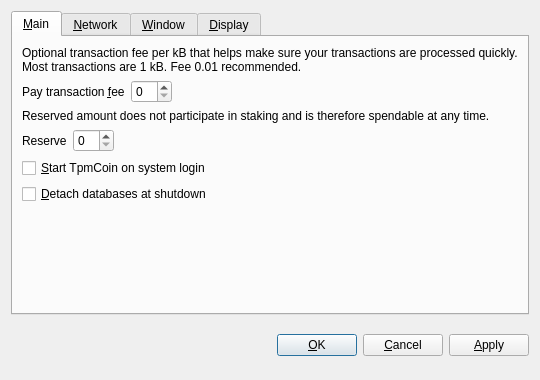
<?xml version="1.0" encoding="UTF-8"?>
<ui version="4.0">
 <class>OptionsDialog</class>
 <widget class="QDialog" name="OptionsDialog">
  <property name="geometry">
   <rect>
    <x>0</x>
    <y>0</y>
    <width>540</width>
    <height>380</height>
   </rect>
  </property>
  <property name="windowTitle">
   <string>Options</string>
  </property>
  <property name="modal">
   <bool>true</bool>
  </property>
  <layout class="QVBoxLayout" name="verticalLayout">
   <item>
    <widget class="QTabWidget" name="tabWidget">
     <property name="tabPosition">
      <enum>QTabWidget::North</enum>
     </property>
     <property name="currentIndex">
      <number>0</number>
     </property>
     <widget class="QWidget" name="tabMain">
      <attribute name="title">
       <string>&amp;Main</string>
      </attribute>
      <layout class="QVBoxLayout" name="verticalLayout_Main">
       <item>
        <widget class="QLabel" name="transactionFeeInfoLabel">
         <property name="text">
          <string>Optional transaction fee per kB that helps make sure your transactions are processed quickly. Most transactions are 1 kB. Fee 0.01 recommended.</string>
         </property>
         <property name="textFormat">
          <enum>Qt::PlainText</enum>
         </property>
         <property name="wordWrap">
          <bool>true</bool>
         </property>
        </widget>
       </item>
       <item>
        <layout class="QHBoxLayout" name="horizontalLayoutFee">
         <item>
          <widget class="QLabel" name="transactionFeeLabel">
           <property name="text">
            <string>Pay transaction &amp;fee</string>
           </property>
           <property name="textFormat">
            <enum>Qt::PlainText</enum>
           </property>
           <property name="buddy">
            <cstring>transactionFee</cstring>
           </property>
          </widget>
         </item>
         <item>
          <widget class="BitcoinAmountField" name="transactionFee"/>
         </item>
         <item>
          <spacer name="horizontalSpacerFee">
           <property name="orientation">
            <enum>Qt::Horizontal</enum>
           </property>
           <property name="sizeHint" stdset="0">
            <size>
             <width>40</width>
             <height>20</height>
            </size>
           </property>
          </spacer>
         </item>
        </layout>
       </item>
       <item>
        <widget class="QLabel" name="reserveBalanceInfoLabel">
         <property name="text">
          <string>Reserved amount does not participate in staking and is therefore spendable at any time.</string>
         </property>
         <property name="textFormat">
          <enum>Qt::PlainText</enum>
         </property>
         <property name="wordWrap">
          <bool>true</bool>
         </property>
        </widget>
       </item>
       <item>
        <layout class="QHBoxLayout" name="horizontalLayoutReserveBalance">
         <item>
          <widget class="QLabel" name="reserveBalanceLabel">
           <property name="text">
            <string>Reserve</string>
           </property>
           <property name="textFormat">
            <enum>Qt::PlainText</enum>
           </property>
           <property name="buddy">
            <cstring>reserveBalance</cstring>
           </property>
          </widget>
         </item>
         <item>
          <widget class="BitcoinAmountField" name="reserveBalance"/>
         </item>
         <item>
          <spacer name="horizontalSpacerReserveBalance">
           <property name="orientation">
            <enum>Qt::Horizontal</enum>
           </property>
           <property name="sizeHint" stdset="0">
            <size>
             <width>40</width>
             <height>20</height>
            </size>
           </property>
          </spacer>
         </item>
        </layout>
       </item>
       <item>
        <widget class="QCheckBox" name="bitcoinAtStartup">
         <property name="toolTip">
          <string>Automatically start TpmCoin after logging in to the system.</string>
         </property>
         <property name="text">
          <string>&amp;Start TpmCoin on system login</string>
         </property>
        </widget>
       </item>
       <item>
        <widget class="QCheckBox" name="detachDatabases">
         <property name="toolTip">
          <string>Detach block and address databases at shutdown. This means they can be moved to another data directory, but it slows down shutdown. The wallet is always detached.</string>
         </property>
         <property name="text">
          <string>&amp;Detach databases at shutdown</string>
         </property>
        </widget>
       </item>
       <item>
        <layout class="QHBoxLayout" name="horizontalLayout_2"/>
       </item>
       <item>
        <spacer name="verticalSpacer_Main">
         <property name="orientation">
          <enum>Qt::Vertical</enum>
         </property>
         <property name="sizeHint" stdset="0">
          <size>
           <width>20</width>
           <height>40</height>
          </size>
         </property>
        </spacer>
       </item>
      </layout>
     </widget>
     <widget class="QWidget" name="tabNetwork">
      <attribute name="title">
       <string>&amp;Network</string>
      </attribute>
      <layout class="QVBoxLayout" name="verticalLayout_Network">
       <item>
        <widget class="QCheckBox" name="mapPortUpnp">
         <property name="toolTip">
          <string>Automatically open the TpmCoin client port on the router. This only works when your router supports UPnP and it is enabled.</string>
         </property>
         <property name="text">
          <string>Map port using &amp;UPnP</string>
         </property>
        </widget>
       </item>
       <item>
        <widget class="QCheckBox" name="connectSocks">
         <property name="toolTip">
          <string>Connect to the TpmCoin network through a SOCKS proxy (e.g. when connecting through Tor).</string>
         </property>
         <property name="text">
          <string>&amp;Connect through SOCKS proxy:</string>
         </property>
        </widget>
       </item>
       <item>
        <layout class="QHBoxLayout" name="horizontalLayout_Network">
         <item>
          <widget class="QLabel" name="proxyIpLabel">
           <property name="text">
            <string>Proxy &amp;IP:</string>
           </property>
           <property name="textFormat">
            <enum>Qt::PlainText</enum>
           </property>
           <property name="buddy">
            <cstring>proxyIp</cstring>
           </property>
          </widget>
         </item>
         <item>
          <widget class="QValidatedLineEdit" name="proxyIp">
           <property name="maximumSize">
            <size>
             <width>140</width>
             <height>16777215</height>
            </size>
           </property>
           <property name="toolTip">
            <string>IP address of the proxy (e.g. 127.0.0.1)</string>
           </property>
          </widget>
         </item>
         <item>
          <widget class="QLabel" name="proxyPortLabel">
           <property name="text">
            <string>&amp;Port:</string>
           </property>
           <property name="textFormat">
            <enum>Qt::PlainText</enum>
           </property>
           <property name="buddy">
            <cstring>proxyPort</cstring>
           </property>
          </widget>
         </item>
         <item>
          <widget class="QLineEdit" name="proxyPort">
           <property name="maximumSize">
            <size>
             <width>55</width>
             <height>16777215</height>
            </size>
           </property>
           <property name="toolTip">
            <string>Port of the proxy (e.g. 9050)</string>
           </property>
          </widget>
         </item>
         <item>
          <widget class="QLabel" name="socksVersionLabel">
           <property name="text">
            <string>SOCKS &amp;Version:</string>
           </property>
           <property name="textFormat">
            <enum>Qt::PlainText</enum>
           </property>
           <property name="buddy">
            <cstring>socksVersion</cstring>
           </property>
          </widget>
         </item>
         <item>
          <widget class="QValueComboBox" name="socksVersion">
           <property name="toolTip">
            <string>SOCKS version of the proxy (e.g. 5)</string>
           </property>
          </widget>
         </item>
         <item>
          <spacer name="horizontalSpacer_Network">
           <property name="orientation">
            <enum>Qt::Horizontal</enum>
           </property>
           <property name="sizeHint" stdset="0">
            <size>
             <width>40</width>
             <height>20</height>
            </size>
           </property>
          </spacer>
         </item>
        </layout>
       </item>
       <item>
        <spacer name="verticalSpacer_Network">
         <property name="orientation">
          <enum>Qt::Vertical</enum>
         </property>
         <property name="sizeHint" stdset="0">
          <size>
           <width>20</width>
           <height>40</height>
          </size>
         </property>
        </spacer>
       </item>
      </layout>
     </widget>
     <widget class="QWidget" name="tabWindow">
      <attribute name="title">
       <string>&amp;Window</string>
      </attribute>
      <layout class="QVBoxLayout" name="verticalLayout_Window">
       <item>
        <widget class="QCheckBox" name="minimizeToTray">
         <property name="toolTip">
          <string>Show only a tray icon after minimizing the window.</string>
         </property>
         <property name="text">
          <string>&amp;Minimize to the tray instead of the taskbar</string>
         </property>
        </widget>
       </item>
       <item>
        <widget class="QCheckBox" name="minimizeOnClose">
         <property name="toolTip">
          <string>Minimize instead of exit the application when the window is closed. When this option is enabled, the application will be closed only after selecting Quit in the menu.</string>
         </property>
         <property name="text">
          <string>M&amp;inimize on close</string>
         </property>
        </widget>
       </item>
       <item>
        <spacer name="verticalSpacer_Window">
         <property name="orientation">
          <enum>Qt::Vertical</enum>
         </property>
         <property name="sizeHint" stdset="0">
          <size>
           <width>20</width>
           <height>40</height>
          </size>
         </property>
        </spacer>
       </item>
      </layout>
     </widget>
     <widget class="QWidget" name="tabDisplay">
      <attribute name="title">
       <string>&amp;Display</string>
      </attribute>
      <layout class="QVBoxLayout" name="verticalLayout_Display">
       <item>
        <layout class="QHBoxLayout" name="horizontalLayout_1_Display">
         <item>
          <widget class="QLabel" name="langLabel">
           <property name="text">
            <string>User Interface &amp;language:</string>
           </property>
           <property name="textFormat">
            <enum>Qt::PlainText</enum>
           </property>
           <property name="buddy">
            <cstring>lang</cstring>
           </property>
          </widget>
         </item>
         <item>
          <widget class="QValueComboBox" name="lang">
           <property name="toolTip">
            <string>The user interface language can be set here. This setting will take effect after restarting TpmCoin.</string>
           </property>
          </widget>
         </item>
        </layout>
       </item>
       <item>
        <layout class="QHBoxLayout" name="horizontalLayout_2_Display">
         <item>
          <widget class="QLabel" name="unitLabel">
           <property name="text">
            <string>&amp;Unit to show amounts in:</string>
           </property>
           <property name="textFormat">
            <enum>Qt::PlainText</enum>
           </property>
           <property name="buddy">
            <cstring>unit</cstring>
           </property>
          </widget>
         </item>
         <item>
          <widget class="QValueComboBox" name="unit">
           <property name="toolTip">
            <string>Choose the default subdivision unit to show in the interface and when sending coins.</string>
           </property>
          </widget>
         </item>
        </layout>
       </item>
       <item>
        <widget class="QCheckBox" name="displayAddresses">
         <property name="toolTip">
          <string>Whether to show TpmCoin addresses in the transaction list or not.</string>
         </property>
         <property name="text">
          <string>&amp;Display addresses in transaction list</string>
         </property>
        </widget>
       </item>
       <item>
        <widget class="QCheckBox" name="coinControlFeatures">
         <property name="toolTip">
          <string>Whether to show coin control features or not.</string>
         </property>
         <property name="text">
          <string>Display coin &amp;control features (experts only!)</string>
         </property>
        </widget>
       </item>
       <item>
        <spacer name="verticalSpacer_Display">
         <property name="orientation">
          <enum>Qt::Vertical</enum>
         </property>
         <property name="sizeHint" stdset="0">
          <size>
           <width>20</width>
           <height>40</height>
          </size>
         </property>
        </spacer>
       </item>
      </layout>
     </widget>
    </widget>
   </item>
   <item>
    <layout class="QHBoxLayout" name="horizontalLayout_Buttons">
     <item>
      <spacer name="horizontalSpacer_1">
       <property name="orientation">
        <enum>Qt::Horizontal</enum>
       </property>
       <property name="sizeHint" stdset="0">
        <size>
         <width>40</width>
         <height>48</height>
        </size>
       </property>
      </spacer>
     </item>
     <item>
      <widget class="QLabel" name="statusLabel">
       <property name="font">
        <font>
         <weight>75</weight>
         <bold>true</bold>
        </font>
       </property>
       <property name="text">
        <string/>
       </property>
       <property name="textFormat">
        <enum>Qt::PlainText</enum>
       </property>
       <property name="wordWrap">
        <bool>true</bool>
       </property>
      </widget>
     </item>
     <item>
      <spacer name="horizontalSpacer_2">
       <property name="orientation">
        <enum>Qt::Horizontal</enum>
       </property>
       <property name="sizeHint" stdset="0">
        <size>
         <width>40</width>
         <height>48</height>
        </size>
       </property>
      </spacer>
     </item>
     <item>
      <widget class="QPushButton" name="okButton">
       <property name="text">
        <string>&amp;OK</string>
       </property>
      </widget>
     </item>
     <item>
      <widget class="QPushButton" name="cancelButton">
       <property name="text">
        <string>&amp;Cancel</string>
       </property>
       <property name="autoDefault">
        <bool>false</bool>
       </property>
      </widget>
     </item>
     <item>
      <widget class="QPushButton" name="applyButton">
       <property name="text">
        <string>&amp;Apply</string>
       </property>
       <property name="autoDefault">
        <bool>false</bool>
       </property>
      </widget>
     </item>
    </layout>
   </item>
  </layout>
 </widget>
 <customwidgets>
  <customwidget>
   <class>BitcoinAmountField</class>
   <extends>QSpinBox</extends>
   <header>bitcoinamountfield.h</header>
  </customwidget>
  <customwidget>
   <class>QValueComboBox</class>
   <extends>QComboBox</extends>
   <header>qvaluecombobox.h</header>
  </customwidget>
  <customwidget>
   <class>QValidatedLineEdit</class>
   <extends>QLineEdit</extends>
   <header>qvalidatedlineedit.h</header>
  </customwidget>
 </customwidgets>
 <resources/>
 <connections/>
</ui>
